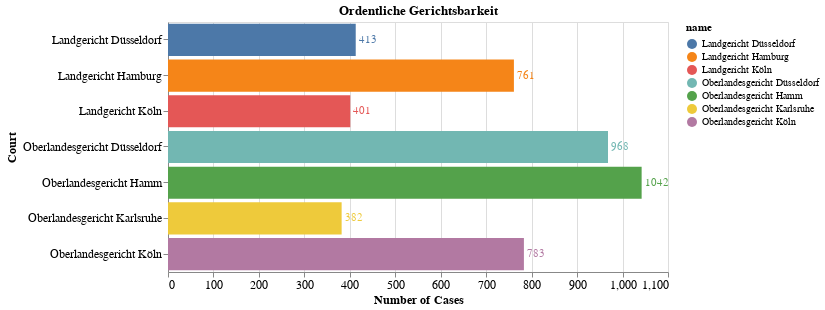

Write notebook code for a chart like this one.
### Markdown cell above
### Ordentlich Gerichtsbarkeit

### Code cell
j_charts["Ordentliche Gerichtsbarkeit"]

### Figure 1 — Vega-Lite specification as saved in the notebook (floating-point values rounded to 4 significant figures)
{"config": {"view": {"continuousWidth": 400, "continuousHeight": 300}}, "layer": [{"mark": "bar", "encoding": {"color": {"type": "nominal", "field": "name"}, "x": {"type": "quantitative", "axis": {"labelFontSize": 12, "title": "Number of Cases", "titleFontSize": 12}, "field": "id"}, "y": {"type": "nominal", "axis": {"labelFontSize": 12, "title": "Court", "titleFontSize": 12}, "field": "name"}}, "height": 250, "title": "Ordentliche Gerichtsbarkeit", "width": 500}, {"mark": {"type": "text", "align": "left", "baseline": "middle", "dx": 3}, "encoding": {"color": {"type": "nominal", "field": "name"}, "text": {"type": "quantitative", "field": "id"}, "x": {"type": "quantitative", "axis": {"labelFontSize": 12, "title": "Number of Cases", "titleFontSize": 12}, "field": "id"}, "y": {"type": "nominal", "axis": {"labelFontSize": 12, "title": "Court", "titleFontSize": 12}, "field": "name"}}, "height": 250, "title": "Ordentliche Gerichtsbarkeit", "width": 500}], "data": {"name": "data-b6b0067b68998f79f2c18217362d2b3b"}, "$schema": "https://vega.github.io/schema/vega-lite/v4.8.1.json", "datasets": {"data-b6b0067b68998f79f2c18217362d2b3b": [{"name": "Oberlandesgericht Hamm", "id": 1042}, {"name": "Oberlandesgericht Düsseldorf", "id": 968}, {"name": "Oberlandesgericht Köln", "id": 783}, {"name": "Landgericht Hamburg", "id": 761}, {"name": "Landgericht Düsseldorf", "id": 413}, {"name": "Landgericht Köln", "id": 401}, {"name": "Oberlandesgericht Karlsruhe", "id": 382}]}}
